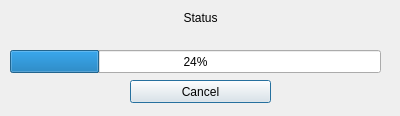
<?xml version="1.0" encoding="UTF-8"?>
<ui version="4.0">
 <class>ProgressDialog</class>
 <widget class="QDialog" name="ProgressDialog">
  <property name="windowModality">
   <enum>Qt::ApplicationModal</enum>
  </property>
  <property name="geometry">
   <rect>
    <x>0</x>
    <y>0</y>
    <width>400</width>
    <height>116</height>
   </rect>
  </property>
  <property name="sizePolicy">
   <sizepolicy hsizetype="Fixed" vsizetype="Fixed">
    <horstretch>0</horstretch>
    <verstretch>0</verstretch>
   </sizepolicy>
  </property>
  <property name="windowTitle">
   <string>Status</string>
  </property>
  <widget class="QLabel" name="lblStatus">
   <property name="geometry">
    <rect>
     <x>10</x>
     <y>10</y>
     <width>381</width>
     <height>16</height>
    </rect>
   </property>
   <property name="text">
    <string>Status</string>
   </property>
   <property name="alignment">
    <set>Qt::AlignCenter</set>
   </property>
  </widget>
  <widget class="QProgressBar" name="barProgress">
   <property name="geometry">
    <rect>
     <x>10</x>
     <y>50</y>
     <width>371</width>
     <height>23</height>
    </rect>
   </property>
   <property name="value">
    <number>24</number>
   </property>
  </widget>
  <widget class="QPushButton" name="btnCancel">
   <property name="geometry">
    <rect>
     <x>130</x>
     <y>80</y>
     <width>141</width>
     <height>23</height>
    </rect>
   </property>
   <property name="text">
    <string>Cancel</string>
   </property>
  </widget>
 </widget>
 <resources/>
 <connections/>
</ui>
